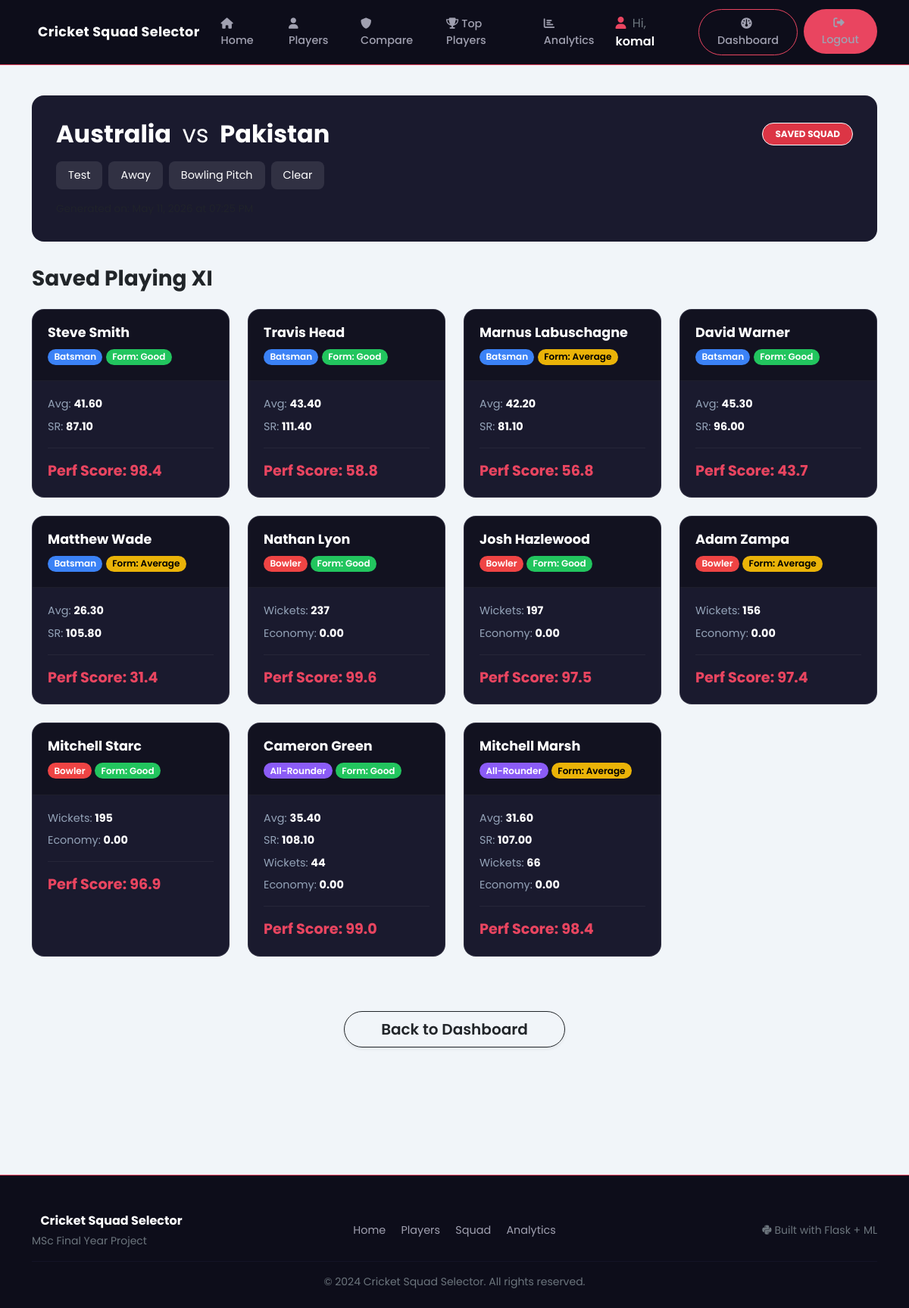
Screenshot of /squad/saved/2 (signed in) with the database file from the repository.
### models.py (models this page shows, shortened)
class User(db.Model, UserMixin):
    id            = db.Column(db.Integer, primary_key=True)
    username      = db.Column(db.String(80), unique=True, nullable=False)
    email         = db.Column(db.String(120), unique=True, nullable=False)
    password      = db.Column(db.String(200), nullable=False)
    date_joined   = db.Column(db.DateTime, default=datetime.utcnow)
    saved_squads  = db.relationship('SavedSquad', backref='user', lazy=True)

class SavedSquad(db.Model):
    id             = db.Column(db.Integer, primary_key=True)
    user_id        = db.Column(db.Integer, db.ForeignKey('user.id'), nullable=False)
    country        = db.Column(db.String(50))
    opposition     = db.Column(db.String(50))
    match_format   = db.Column(db.String(20))
    venue_type     = db.Column(db.String(20))
    pitch_type     = db.Column(db.String(20))
    weather        = db.Column(db.String(20))
    players_json   = db.Column(db.Text)             # JSON string of 11 players
    created_at     = db.Column(db.DateTime, default=datetime.utcnow)

### routes/squad.py (the view)
@squad.route('/squad/saved/<int:squad_id>')
@login_required
def view_saved(squad_id):
    squad_record = SavedSquad.query.get_or_404(squad_id)
    if squad_record.user_id != current_user.id:
        flash('Unauthorized access to saved squad.', 'danger')
        return redirect(url_for('auth.dashboard'))
    players = json.loads(squad_record.players_json) if squad_record.players_json else []
    return render_template('squad/saved.html', squad=squad_record, players=players)

### models.py (called while the page is built)
@login_manager.user_loader
def load_user(user_id):
    return User.query.get(int(user_id))

### templates/squad/saved.html (shortened to what this page needs)
{% extends "base.html" %} {% block content %}
<div class="container py-4">
  <div class="context-header">
    <div class="d-flex justify-content-between align-items-center mb-3">
      <h2 class="fw-bold m-0">
        {{ squad.country }} <span class="fw-normal text-white mx-2">vs</span> {{
        squad.opposition }}
      </h2>
      <span class="badge bg-danger rounded-pill px-3 py-2 border border-light"
        >SAVED SQUAD</span
      >
    </div>
    <div class="d-flex flex-wrap gap-2">
      <span class="context-badge"
        > {{ squad.match_format }}</span
      >
      <span class="context-badge"
        > {{ squad.venue_type }}</span
      >
      <span class="context-badge"
        > {{ squad.pitch_type }} Pitch</span
      >
      <span class="context-badge"
        > {{ squad.weather }}</span
      >
    </div>
    <div class="mt-3 text-muted" style="font-size: 0.85rem">
    </div>
  </div>
  <h3 class="fw-bold mb-4 text-dark">Saved Playing XI</h3>
  <div class="row row-cols-1 row-cols-md-2 row-cols-lg-4 g-4 mb-5 pb-4">
    {% for player in players %}
    <div class="col">
      <div class="player-card">
        <div class="p-header">
          <h4 class="p-name">{{ player.name }}</h4>
          <div class="mt-2">
            {% set role_class = 'badge-role-batsman' %} {% if player.role ==
            'Bowler' %} {% set role_class = 'badge-role-bowler' %} {% elif
            player.role == 'All-Rounder' %} {% set role_class =
            'badge-role-allrounder' %} {% endif %}
            <span class="badge {{ role_class }} rounded-pill"
              >{{ player.role }}</span
            >
            {% set form_class = 'badge-form-average' %} {% if player.recent_form
            == 'Good' %} {% set form_class = 'badge-form-good' %} {% elif
            player.recent_form == 'Poor' %} {% set form_class =
            'badge-form-poor' %} {% endif %}
            <span class="badge {{ form_class }} rounded-pill"
              >Form: {{ player.recent_form }}</span
            >
          </div>
        </div>
        <div class="p-body">
          {% if player.role in ['Batsman', 'All-Rounder', 'Wicketkeeper'] %}
          <div class="p-stat">
            Avg:
            <strong
              >{{ "%.2f"|format(player.average|default(0)|float) }}</strong
            >
          </div>
          <div class="p-stat">
            SR:
            <strong
              >{{ "%.2f"|format(player.strike_rate|default(0)|float) }}</strong
            >
          </div>
          {% endif %} {% if player.role in ['Bowler', 'All-Rounder'] %}
          <div class="p-stat">
            Wickets: <strong>{{ player.wickets }}</strong>
          </div>
          <div class="p-stat">
            Economy:
            <strong
              >{{ "%.2f"|format(player.economy|default(0)|float) }}</strong
            >
          </div>
          {% endif %}
          <div class="p-score">
            Perf Score: {{ "%.1f"|format(player.perf_score|float) }}
          </div>
        </div>
      </div>
    </div>
    {% endfor %}
  </div>
  <div class="d-flex justify-content-center pb-5 mb-5">
    <a
      href="{{ url_for('auth.dashboard') }}"
      class="btn btn-outline-dark btn-lg px-5 rounded-pill shadow-sm fw-semibold"
      >Back to Dashboard</a
    >
  </div>
</div>
{% endblock %}

### templates/base.html (shortened to what this page needs)
<!DOCTYPE html>
<html lang="en">
<head>
    <link rel="stylesheet" href="https://cdn.jsdelivr.net/npm/bootstrap@5.3.0/dist/css/bootstrap.min.css">
    <link rel="stylesheet" href="https://cdnjs.cloudflare.com/ajax/libs/font-awesome/6.4.0/css/all.min.css">
    <link rel="stylesheet" href="https://cdnjs.cloudflare.com/ajax/libs/animate.css/4.1.1/animate.min.css">
    <link rel="stylesheet" href="{{ url_for('static', filename='css/main.css') }}">
</head>
<body>
<nav class="navbar navbar-expand-lg sticky-top" id="mainNavbar">
    <div class="container">
        <a class="navbar-brand fw-bold text-white d-flex align-items-center gap-2" href="/">
            Cricket Squad Selector
        </a>
        <div class="collapse navbar-collapse" id="navbarContent">
            <ul class="navbar-nav mx-auto gap-1">
                <li class="nav-item">
                    <a class="nav-link {% if request.endpoint == 'main.home' %}nav-active{% endif %}" href="/">
                        <i class="fa-solid fa-home me-1"></i>Home
                    </a>
                </li>
                <li class="nav-item">
                    <a class="nav-link {% if request.endpoint and 'players' in request.endpoint %}nav-active{% endif %}" href="/players">
                        <i class="fa-solid fa-user me-1"></i>Players
                    </a>
                </li>
                <li class="nav-item">
                    <a class="nav-link {% if request.endpoint == 'players.compare' %}nav-active{% endif %}" href="/players/compare">
                        <i class="fa-solid fa-shield me-1"></i>Compare
                    </a>
                </li>
                <li class="nav-item">
                    <a class="nav-link {% if request.endpoint == 'players.top_players' %}nav-active{% endif %}" href="/players/top">
                        <i class="fa-solid fa-trophy me-1"></i>Top Players
                    </a>
                </li>
                <li class="nav-item">
                    <a class="nav-link {% if request.endpoint and 'analytics' in request.endpoint %}nav-active{% endif %}" href="/analytics/top">
                        <i class="fa-solid fa-chart-bar me-1"></i>Analytics
                    </a>
                </li>
            </ul>
            <ul class="navbar-nav gap-2">
                {% if current_user.is_authenticated %}
                    <li class="nav-item d-flex align-items-center">
                        <span class="text-secondary me-2">
                            <i class="fa-solid fa-user me-1" style="color:#E94560;"></i>
                            Hi, <span class="text-white fw-semibold">{{ current_user.username }}</span>
                        </span>
                    </li>
                    <li class="nav-item">
                        <a class="nav-link btn btn-sm btn-outline-custom px-3 rounded-pill" href="/dashboard">
                            <i class="fa-solid fa-gauge me-1"></i>Dashboard
                        </a>
                    </li>
                    <li class="nav-item">
                        <a class="nav-link btn btn-sm btn-primary-custom px-3 rounded-pill text-white" href="/logout">
                            <i class="fa-solid fa-right-from-bracket me-1"></i>Logout
                        </a>
                    </li>
                {% endif %}
            </ul>
        </div>
    </div>
</nav>
<main>
    {% block content %}{% endblock %}
</main>
<footer class="footer mt-5">
    <div class="container">
        <div class="row align-items-center">
            <div class="col-md-4 mb-3 mb-md-0">
                <span class="fw-bold text-white">
                    Cricket Squad Selector
                </span>
                <div class="text-secondary small mt-1">MSc Final Year Project</div>
            </div>
            <div class="col-md-4 text-center mb-3 mb-md-0">
                <a href="/" class="footer-link me-3">Home</a>
                <a href="/players" class="footer-link me-3">Players</a>
                <a href="/squad" class="footer-link me-3">Squad</a>
                <a href="/analytics/top" class="footer-link">Analytics</a>
            </div>
            <div class="col-md-4 text-md-end">
                <span class="text-secondary small">
                    <i class="fa-brands fa-python me-1"></i>Built with Flask + ML
                </span>
            </div>
        </div>
        <hr style="border-color: #2A2A4A;">
        <div class="text-center text-secondary small">
            &copy; 2024 Cricket Squad Selector. All rights reserved.
        </div>
    </div>
</footer>
</body>
</html>

### static/css/main.css (style rules this page uses)
:root { --bg-primary: #0F0F1A; --bg-card: #1A1A2E; --accent-red: #E94560; --accent-teal: #0D7377; --text-primary: #FFFFFF; --text-secondary: #A0A0B0; --success: #28a745; --warning: #FFD700; --bg-nav: #0D0D1A; --border-card: #2A2A4A; }
*, *::before, *::after { box-sizing: border-box; }
body { font-family: 'Poppins', sans-serif; background-color: var(--bg-primary); color: var(--text-primary); min-height: 100vh; }
#mainNavbar { background-color: var(--bg-nav) !important; border-bottom: 1px solid var(--accent-red); padding: 0.75rem 0; }
.navbar-brand { font-size: 1.1rem; letter-spacing: 0.02em; }
#mainNavbar .nav-link { color: var(--text-secondary) !important; font-size: 0.9rem; font-weight: 500; padding: 0.5rem 0.75rem; transition: color 0.3s ease; border-radius: 6px; }
.btn-primary-custom { background: var(--accent-red); border: none; color: white; padding: 10px 24px; border-radius: 8px; font-weight: 600; transition: all 0.3s ease; cursor: pointer; }
.btn-outline-custom { background: transparent; border: 1px solid var(--accent-red); color: var(--accent-red); padding: 10px 24px; border-radius: 8px; font-weight: 600; transition: all 0.3s ease; cursor: pointer; }
.badge-role-batsman { background: #0D47A1; color: white; padding: 0.35em 0.7em; border-radius: 20px; font-size: 0.75rem; font-weight: 600; }
.badge-role-bowler { background: #B71C1C; color: white; padding: 0.35em 0.7em; border-radius: 20px; font-size: 0.75rem; font-weight: 600; }
.badge-role-allrounder { background: #6A1B9A; color: white; padding: 0.35em 0.7em; border-radius: 20px; font-size: 0.75rem; font-weight: 600; }
.badge-form-good { background: #28a745; color: white; padding: 0.35em 0.7em; border-radius: 20px; font-size: 0.75rem; font-weight: 600; }
.badge-form-average { background: #FFD700; color: #000; padding: 0.35em 0.7em; border-radius: 20px; font-size: 0.75rem; font-weight: 600; }
.footer { background: var(--bg-nav); border-top: 1px solid var(--accent-red); padding: 3rem 0 1.5rem; color: var(--text-secondary); }
.footer-link { color: var(--text-secondary); text-decoration: none; font-size: 0.9rem; transition: color 0.3s ease; }
.player-card { background: var(--bg-card); border: 1px solid var(--border-card); border-radius: 12px; overflow: hidden; transition: all 0.3s ease; height: 100%; display: flex; flex-direction: column; }

### templates/squad/saved.html (style rules this page uses)
body { background-color: #f1f5f9; }
.context-header { background: #1a1a2e; color: white; border-radius: 1rem; padding: 2rem; margin-bottom: 2rem; position: relative; overflow: hidden; }
.context-badge { background-color: rgba(255, 255, 255, 0.1); padding: 0.5rem 1rem; border-radius: 0.5rem; font-size: 0.9rem; }
.player-card { background: #1a1a2e; border-radius: 1rem; overflow: hidden; height: 100%; border: 1px solid rgba(255, 255, 255, 0.1); display: flex; flex-direction: column; }
.p-header { background: rgba(0, 0, 0, 0.3); padding: 1.25rem; border-bottom: 1px solid rgba(255, 255, 255, 0.05); position: relative; }
.p-name { color: white; font-weight: 700; font-size: 1.1rem; margin: 0; }
.p-body { padding: 1.25rem; flex: 1; }
.badge-role-batsman { background: #3b82f6; }
.badge-role-bowler { background: #ef4444; }
.badge-role-allrounder { background: #8b5cf6; }
.badge-form-good { background: #22c55e; }
.badge-form-average { background: #eab308; }
.p-stat { margin-bottom: 0.5rem; color: #94a3b8; font-size: 0.9rem; }
.p-stat strong { color: white; }
.p-score { margin-top: 1rem; padding-top: 1rem; border-top: 1px solid rgba(255, 255, 255, 0.05); color: #e94560; font-weight: 700; font-size: 1.2rem; }

### rows the page displays
User: username "komal"
SavedSquad: country "Australia", opposition "Pakistan", match_format "Test", venue_type "Away", pitch_type "Bowling", weather "Clear"

### other values shown
{{ player.name }} "Steve Smith" "Travis Head" "Marnus Labuschagne" "David Warner" "Matthew Wade" "Nathan Lyon" "Josh Hazlewood" "Adam Zampa" "Mitchell Starc" "Cameron Green" "Mitchell Marsh"
{{ player.role }} "Batsman" "Batsman" "Batsman" "Batsman" "Batsman" "Bowler" "Bowler" "Bowler" "Bowler" "All-Rounder" "All-Rounder"
{{ player.recent_form }} "Good" "Good" "Average" "Good" "Average" "Good" "Good" "Average" "Good" "Good" "Average"
{{ "%.2f"|format(player.average|default(0)|float) }} "41.60" "43.40" "42.20" "45.30" "26.30" "35.40" "31.60"
{{ "%.2f"|format(player.strike_rate|default(0)|float) }} "87.10" "111.40" "81.10" "96.00" "105.80" "108.10" "107.00"
{{ "%.1f"|format(player.perf_score|float) }} "98.4" "58.8" "56.8" "43.7" "31.4" "99.6" "97.5" "97.4" "96.9" "99.0" "98.4"
{{ player.wickets }} "237" "197" "156" "195" "44" "66"
{{ "%.2f"|format(player.economy|default(0)|float) }} "0.00" "0.00" "0.00" "0.00" "0.00" "0.00"
